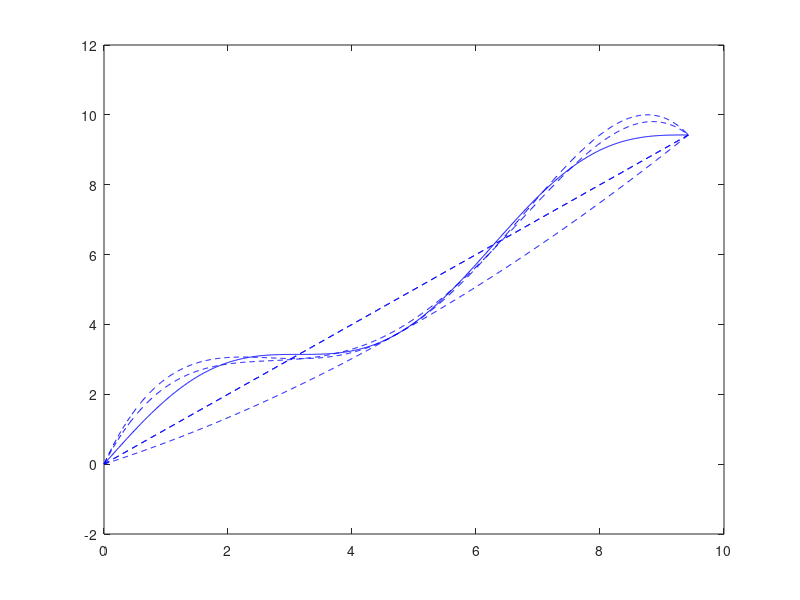

MATLAB code to generate this figure:
% EXAMPLE 1
x_nodes = [0:0.25:1];
y_nodes = [3.38 3.86 3.85 3.59 3.49];
P = polyfit( x_nodes, y_nodes, 4 )   % Coefficients of the L. polynomial 
%  P = 1.8133   -0.1600   -4.5933    3.0500    3.3800

% polynomial value in a single point
x_value = 0.4;
P_value = polyval( P, x_value )    % value of the polynomial at point x_value
%  P_value =
%      3.9012

% polynomial values in multiple points
x_values = linspace( 0, 1, 1001);  % 1001 equispaced points between 0 and 1
P_values = polyval( P, x_values ); % values of the polynomial at points x_values
plot( x_values, P_values )         % plot the interpolating polynomial

% EXAMPLE 2
f = @(x) cos(x); a=0; b=1;
n = 4;
x_nodes = linspace( a, b, n +1 );
y_nodes = f(x_nodes);
P = polyfit( x_nodes, y_nodes, n )
%  P =
%      0.0362    0.0063   -0.5025    0.0003    1.0000

% EXAMPLE 3
f = @(x) sin(x) + x; a=0; b=3*pi;
x_values = linspace(a,b,1001);
plot( x_values, f(x_values), 'b' ); 
hold on
for n = 1:5
    x_nodes = linspace( a, b, n+1 ); 
    P = polyfit( x_nodes, f(x_nodes), n );
    plot( x_values, polyval( P, x_values ), '--b' )
end